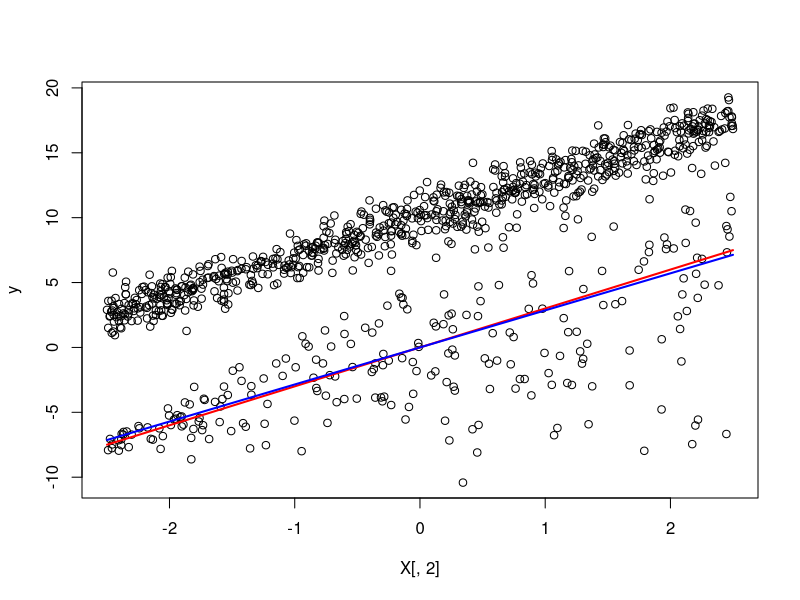
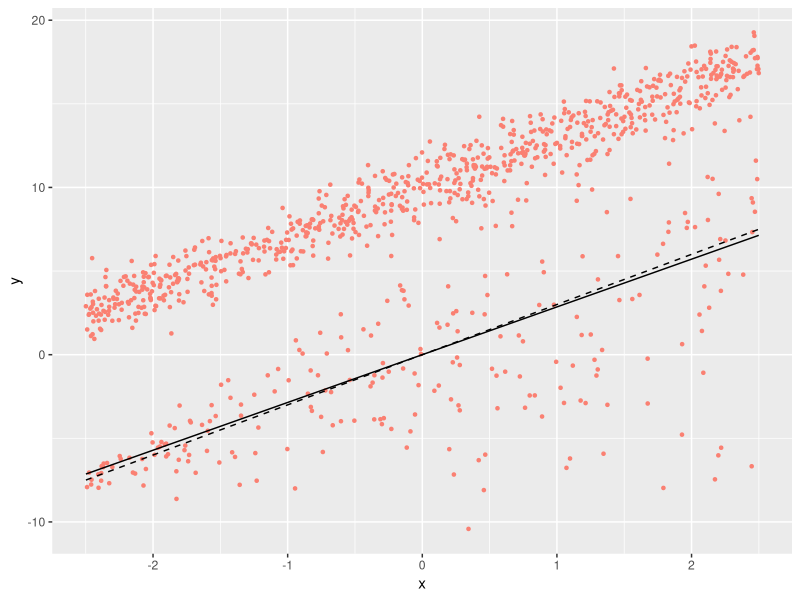

The R script that drew these images, in order:

library(quantreg)
library(mvtnorm)
library(Matrix)
library(ggplot2)

n=1000; tau=.50; eps=.75; Q.mean=10; fit.intercept=F;
set.seed(13)

p = 1
beta = c(0, 3)
eta = c(4, 1.5)
X = cbind(rep(1, n), sort(runif(n, min=0, max=5)-2.5))
#X = cbind(rep(1, n), sort(rnorm(n)))
#noise=rexp(n)-log(2)
noise = rnorm(n)
w = X%*%eta * noise
y = X %*% beta

corrupt = rbinom(n, 1, prob=eps)
clean = rep(1, n) - corrupt
Q = rnorm(n, mean=Q.mean, sd=1)
flip = rbinom(n, 1, prob=.5)
flip = 2*flip - rep(1,n)
y = y + clean*w + corrupt * Q

dat = data.frame(X=X[,2], y=y)
true.intercept = beta[1] + eta[1]*(qnorm(tau))
if (fit.intercept==T) {
   out = rq(y ~ X, data=dat, tau=tau)
   beta.hat = as.vector(out$coef)
} else {
  out = rq(I(y-true.intercept) ~ 0 + X, data=dat, tau=tau)
  beta.hat = c(true.intercept, as.numeric(out$coef))
}

plot(X[,2], y)
#lines(X[,2], X%*%beta + X%*%eta*(qnorm(tau)), lwd=2, col='red')
lines(X[,2], X%*%beta + X%*%eta*(qexp(tau)-log(2)), lwd=2, col='red')
lines(X[,2], X%*%beta.hat, lwd=2, col='blue')
cat(sprintf("true intercept: %f estimated intercept: %f\n", true.intercept, beta.hat[1]))
cat(sprintf("true slope: %f estimated slope: %f\n", beta[2]+eta[2]*(qexp(tau)-log(2)), beta.hat[2]))

#}

dat = data.frame(x=X[,2], y=y, yhat=X%*%beta.hat, ystar=X%*%beta)
g = ggplot(dat, aes(x, y)) + geom_point(size=.9, color='salmon') + geom_line(aes(x, yhat), size=.50) + geom_line(aes(x,ystar), linetype = 'dashed', color='black', size=.50)

pdf("../fig1a.pdf", width=6, height=4)
print(g)
dev.off()
